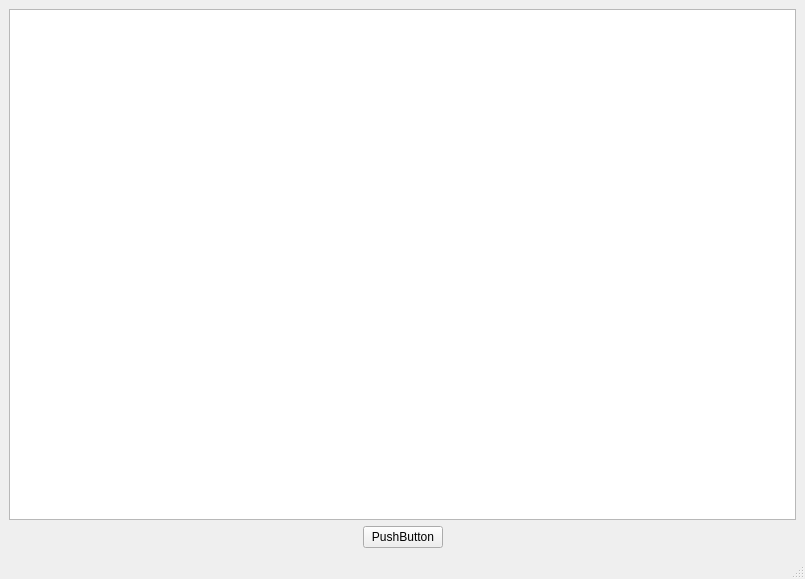
<?xml version="1.0" encoding="UTF-8"?>
<ui version="4.0">
 <class>MainWindow</class>
 <widget class="QMainWindow" name="MainWindow">
  <property name="geometry">
   <rect>
    <x>0</x>
    <y>0</y>
    <width>805</width>
    <height>579</height>
   </rect>
  </property>
  <property name="windowTitle">
   <string>MainWindow</string>
  </property>
  <widget class="QWidget" name="centralwidget">
   <layout class="QGridLayout" name="gridLayout">
    <item row="1" column="0">
     <spacer name="horizontalSpacer">
      <property name="orientation">
       <enum>Qt::Horizontal</enum>
      </property>
      <property name="sizeHint" stdset="0">
       <size>
        <width>335</width>
        <height>20</height>
       </size>
      </property>
     </spacer>
    </item>
    <item row="1" column="1">
     <widget class="QPushButton" name="pushButton">
      <property name="text">
       <string>PushButton</string>
      </property>
     </widget>
    </item>
    <item row="1" column="2">
     <spacer name="horizontalSpacer_2">
      <property name="orientation">
       <enum>Qt::Horizontal</enum>
      </property>
      <property name="sizeHint" stdset="0">
       <size>
        <width>335</width>
        <height>20</height>
       </size>
      </property>
     </spacer>
    </item>
    <item row="0" column="0" colspan="3">
     <widget class="QTextBrowser" name="textBrowser"/>
    </item>
   </layout>
  </widget>
  <widget class="QMenuBar" name="menubar">
   <property name="geometry">
    <rect>
     <x>0</x>
     <y>0</y>
     <width>805</width>
     <height>26</height>
    </rect>
   </property>
  </widget>
  <widget class="QStatusBar" name="statusbar"/>
 </widget>
 <resources/>
 <connections/>
</ui>
